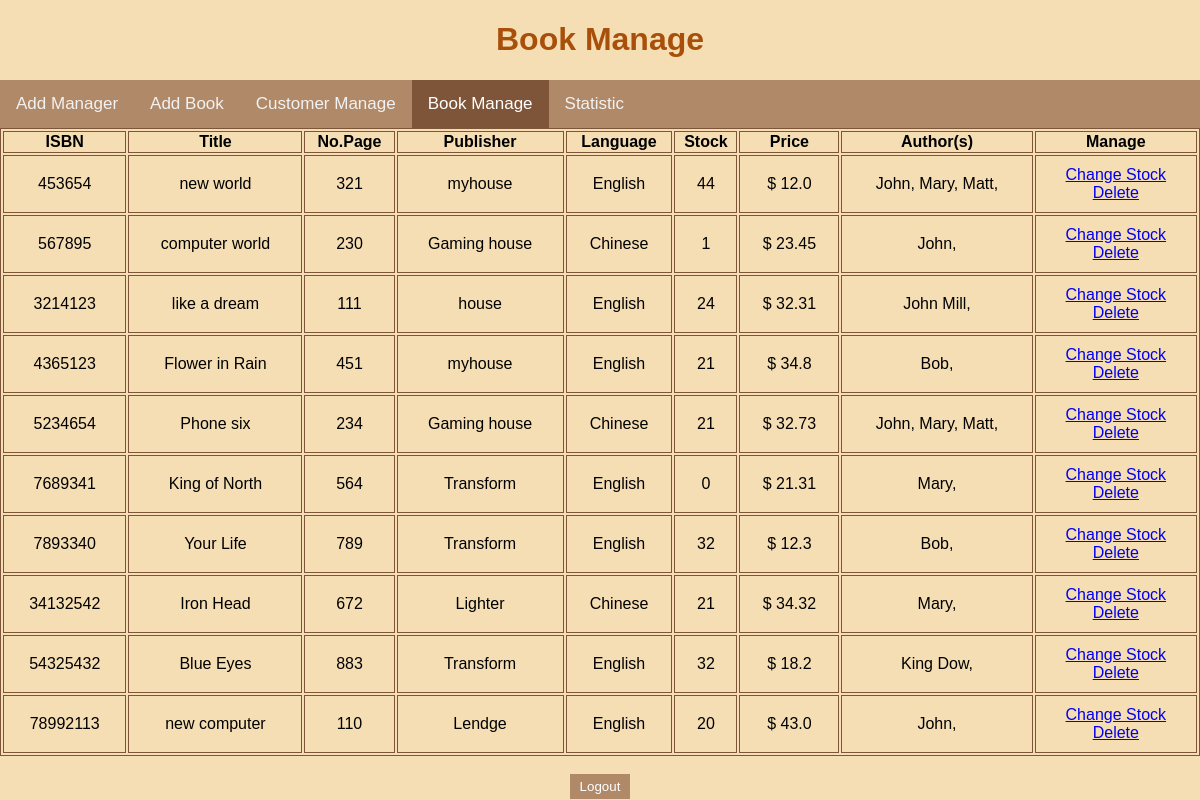
/bookMana, run on an earlier commit of the app's database.
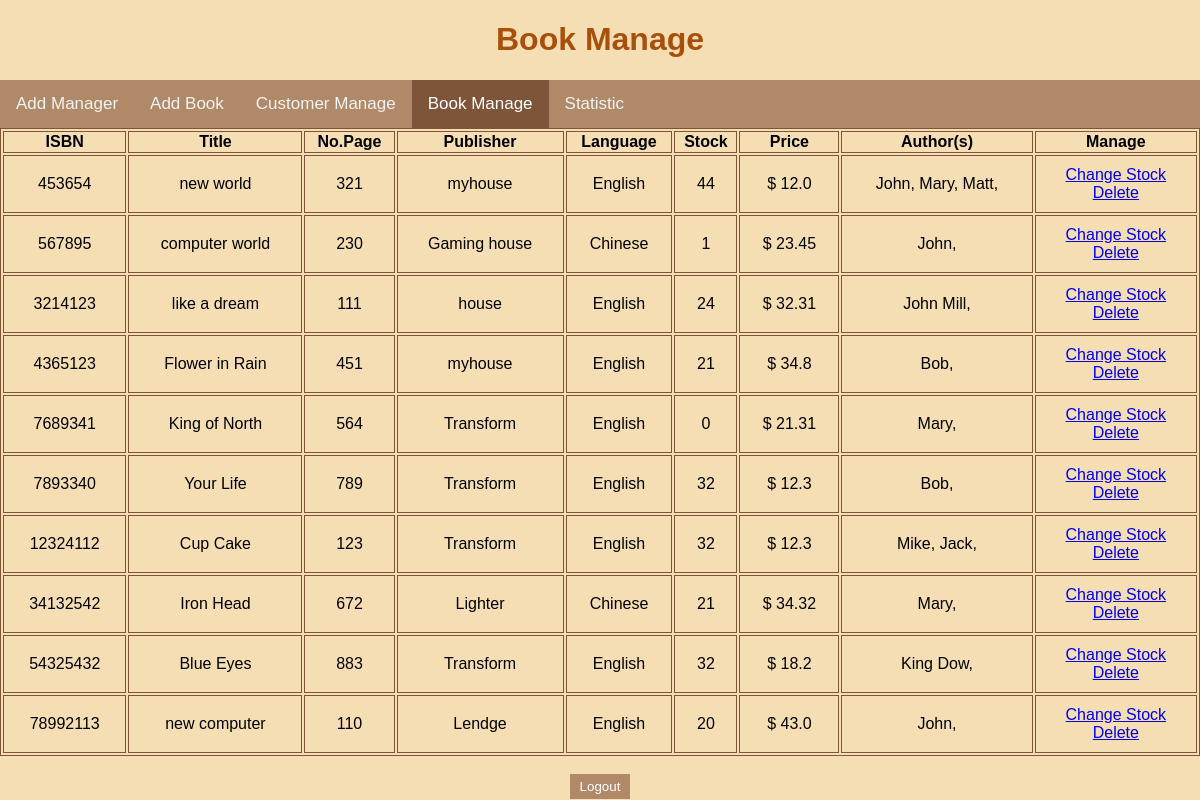
And on a later commit of the database.
### app.py (models this page shows)
class Book(db.Model):
    ISBN = db.Column(db.Integer,nullable=False,primary_key=True)
    title = db.Column(db.String(30),nullable=False)
    page = db.Column(db.Integer)
    date = db.Column(db.DateTime,nullable=False, default=datetime.utcnow)
    publisher = db.Column(db.String(30), nullable=False)
    language = db.Column(db.String(30),nullable=False,default="English")
    stock = db.Column(db.Integer,nullable=False)
    price = db.Column(db.Float,nullable=False)

class Author(db.Model):
    __tablename__ = 'Author'
    name = db.Column(db.String(30),nullable=False)
    ISBN = db.Column(db.Integer,db.ForeignKey('book.ISBN', ondelete='CASCADE'),nullable=False)
    __table_args__ = (
    db.PrimaryKeyConstraint(
        name, ISBN,
        ),
    )

### app.py (the view)
@app.route('/bookMana')
def bookMana():
    authors=Author.query.all()
    books=Book.query.all()
    return render_template('bookManage.html',allbook=books,allAuthors=authors)

### templates/bookManage.html (shortened to what this page needs)
{% extends "base.html" %}
{% block body %}
<h1 id="top">Book Manage</h1>
<div class="topnav">
    <a href="/managerAdd">Add Manager</a>
    <a href="/bookAdd">Add Book</a>
    <a href="/customerMana">Customer Manage</a>
    <a class="active" href="/bookMana">Book Manage</a>
    <a href="/stat">Statistic</a>
</div>
<div class=content>
<table class=users>
    <tr>
        <th>ISBN</th>
        <th>Title</th>
        <th>No.Page</th>
        <th>Publisher</th>
        <th>Language</th>
        <th>Stock</th>
        <th>Price</th>
        <th>Author(s)</th>
        <th>Manage</th>
    </tr>
    {% for book in allbook %}
        <tr>
            <td>{{ book.ISBN }}</td>
            <td>{{ book.title }}</td>
            <td>{{ book.page }}</td>
            <td>{{ book.publisher }}</td>
            <td>{{ book.language }}</td>
            <td>{{ book.stock }}</td>
            <td>&#36 {{ book.price }}</td>
            <td>{% for author in allAuthors %}
                    {%if author.ISBN==book.ISBN%}
                        {{author.name}},
                    {%endif%}
                {%endfor%}
            </td>
            <td>
                <a href="/updateb/{{book.ISBN}}">Change Stock</a><br>
                <a href="/deleteb/{{book.ISBN}}">Delete</a>
            </td>
        </tr>
    {% endfor %}
</table>
</div>
<br>
<div class="toIndex"><form action='/' ><input class="button" type="submit" value="Logout"></form></div>
{% endblock %}

### templates/base.html (shortened to what this page needs)
<!DOCTYPE html>
<html lang="en">
<head>
    <link rel="stylesheet" href="{{ url_for('static',filename='css/main.css') }}">
</head>
<body>
    {% block body %}{% endblock %}
</body>
</html>

### static/css/main.css (style rules this page uses)
body { margin:0; font-family: sans-serif; background-color: wheat; }
h1 { font-family:'Gill Sans', 'Gill Sans MT', Calibri, 'Trebuchet MS', sans-serif ; color: #A8500B; }
.toIndex { display: flex; justify-content: center; text-align: center; }
#top { text-align: center; }
.button { background-color: #b08968; border: none; color: white; padding: 5px 10px; text-align: center; text-decoration: none; display: inline-block; }
.topnav { background-color: #b08968; overflow: hidden; }
.topnav a { float: left; color: #f2f2f2; text-align: center; padding: 14px 16px; text-decoration: none; font-size: 17px; }
.topnav a.active { background-color: #7f5539; color: white; }
table, td, th { border: 1px solid #7f5539; }
table { width: 100%; }
td { text-align: center; padding: 10px; }

What changed in the data, as far as the page shows it:
removed Book: ISBN "5234654", title "Phone six", page "234", publisher "Gaming house", language "Chinese", stock "21", price "32.73"
removed Author: name "John", shown under "5234654"
removed Author: name "Mary", shown under "5234654"
removed Author: name "Matt", shown under "5234654"
added Book: ISBN "12324112", title "Cup Cake", page "123", publisher "Transform", language "English", stock "32", price "12.3"
added Author: name "Mike", shown under "12324112"
added Author: name "Jack", shown under "12324112"
